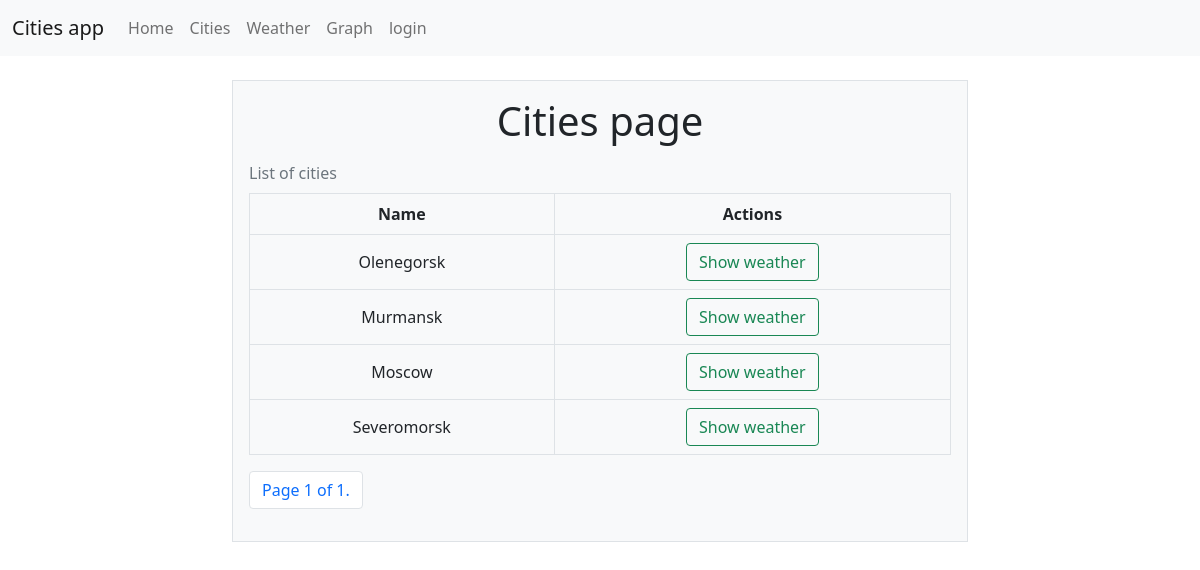
The app's page /cities/, older data.
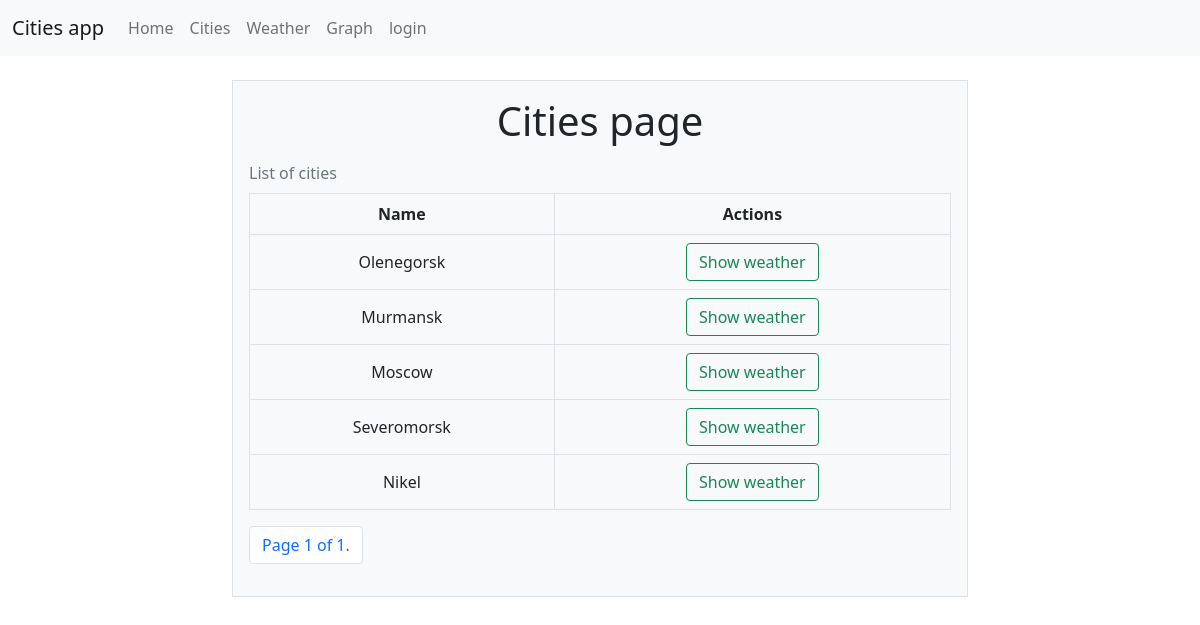
The same page, newer data.
### weather/models.py (models this page shows, shortened)
class City(models.Model):
    name = models.CharField(max_length=255)

### weather/list_views/city_detail_view.py (the view)
# urls.py: path('cities/', CityDetailView.as_view(), name='cities'),
class CityDetailView(ListView):
    paginate_by = 5
    template_name = "weather/city_list.html"
    context_object_name = "cities"
    queryset = city_queries.get_all_cities()

### weather/templates/weather/city_list.html (shortened to what this page needs)
{% extends "base.html"%}
{% block content %}
<h2 class="display-6">Cities page</h2>
    {% if object_list.count > 0 %}
    <table class="table align-middle table-bordered caption-top">
        <caption>List of cities</caption>
        <thead>
            <th>Name</th>
            <th>Actions</th>
        </thead>
        {% for city in object_list %}
        <tr>
            <td>{{ city.name }}</td>
            <td>
                <a class="btn btn-outline-success" href="/weather?city={{city.id}}">Show weather</a>
            </td>
        </tr>
        {% endfor %}
    </table>
    <nav aria-label="Page navigation example">
        <ul class="pagination">
            <li class="page-item">
                <a class="page-link">Page {{ page_obj.number }} of {{ paginator.num_pages }}.</a>
            </li>
        </ul>
    </nav>
    {% endif %}
{% endblock content %}

Row changes from the older to the newer data that the page shows:
added City: name "Nikel"
